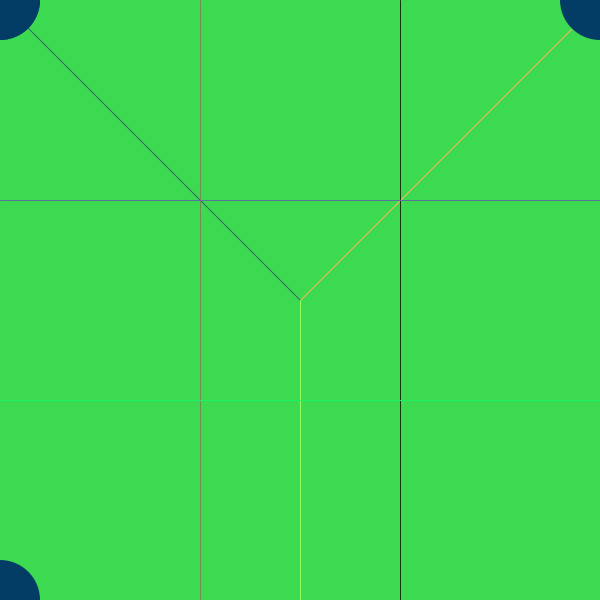
Frame 1 (no input)
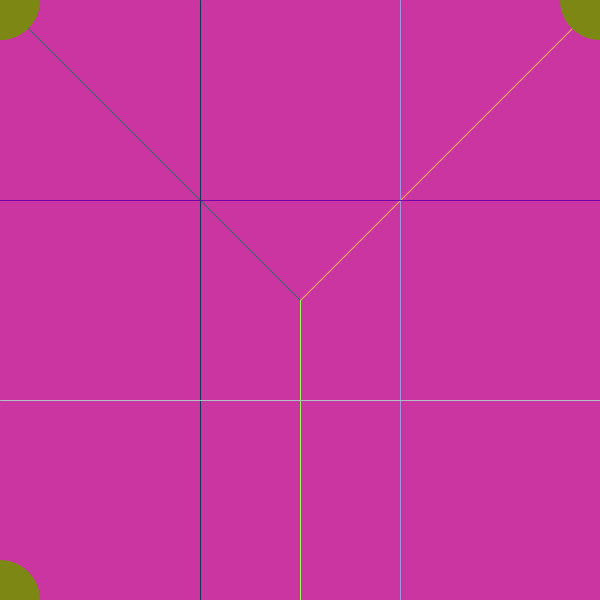
Frame 60 (the mouse pressed at the canvas centre just before this capture)
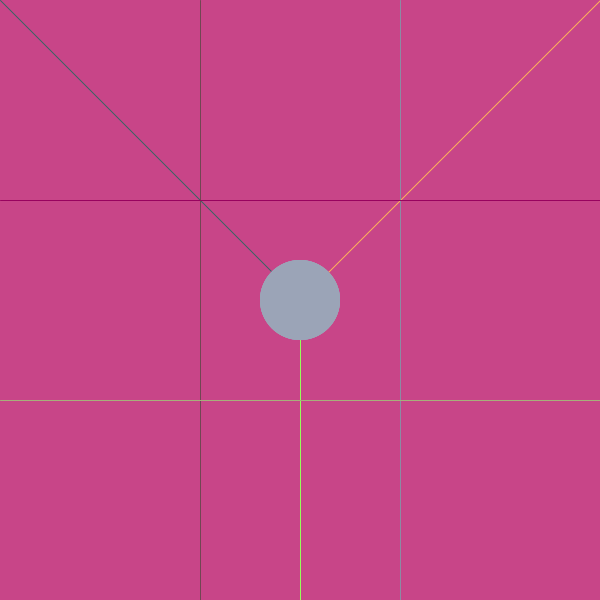
Frame 120 (the mouse held since frame 60 and released just before this capture)

The Processing sketch that drew these frames (run headless with seeded random() and noise(); from frame 60 on, the mouse is pressed at the canvas centre):

// Processing sketch: processing_157545
// ── processing_157545.pde

int perro=0;
void setup(){
size(600,600);
background(random(255),random(255),random(255));
}
void draw() {
  perro=perro+1;
  background(random(255),random(255),random(255));
stroke(55,100,100);
line(0,0,width/2,height/2);
stroke(255,180,90);
line(width,0,width/2,height/2);
stroke(150,255,90);
line(width/2,height/2,width/2,height);
stroke(random(255),random(255),random(255));
line(width/3,0,width/3,height);
stroke(random(255),random(255),random(255));
line(width*2/3,0,width*2/3,height);
stroke(random(255),random(255),random(255));
line(0,height/3,width,height/3);
stroke(random(255),random(255),random(255));
line(0,height*2/3,width,height*2/3);
noStroke();
fill(random(250),random(250),random(250));
ellipse(mouseY,mouseX,80,80);
ellipse(mouseX,mouseY,80,80);
ellipse(width-mouseX,mouseY,80,80);
ellipse(mouseX,height-mouseY,80,80);
println(mouseX);
}
